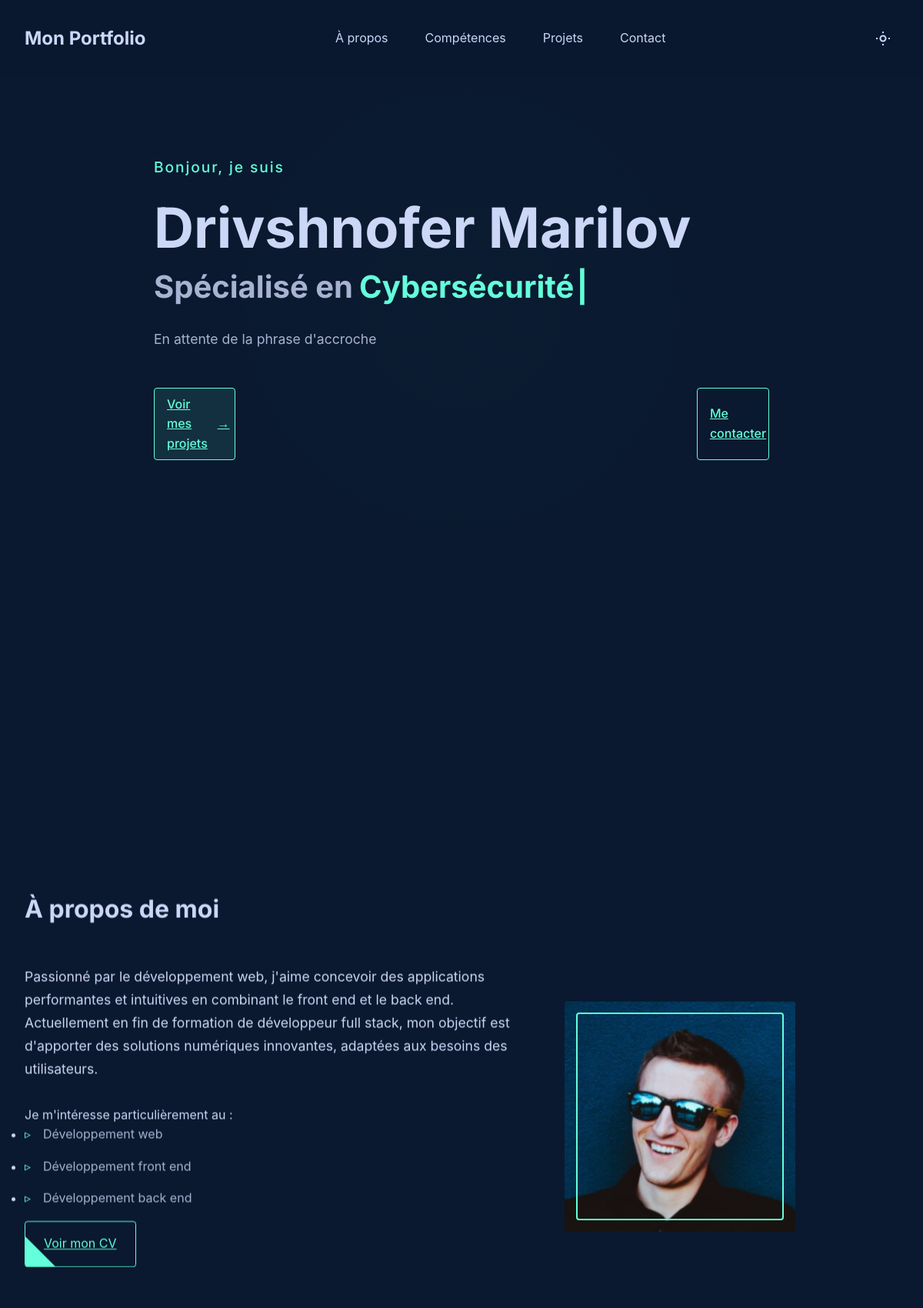
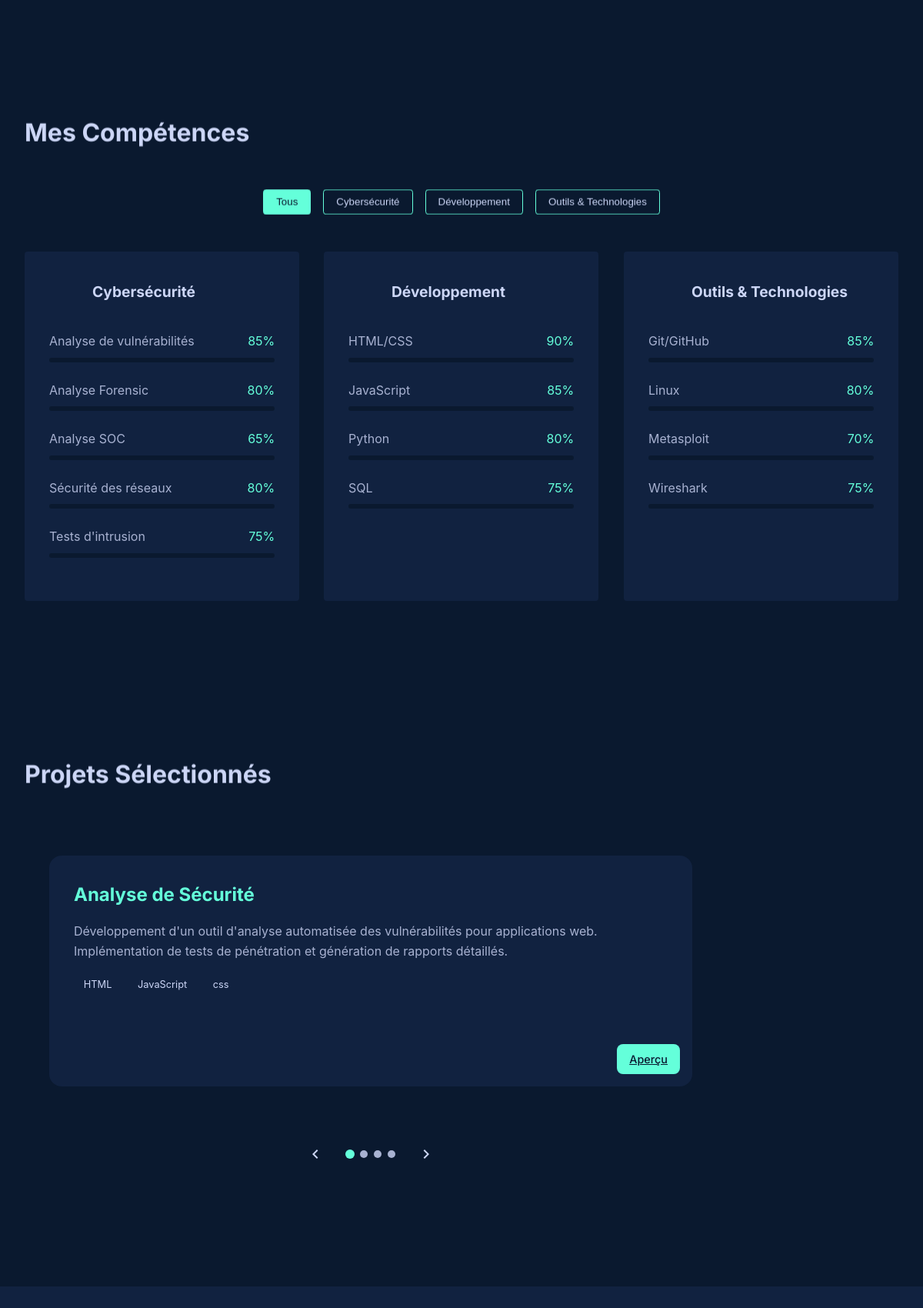
The page / (upper part) on the database its author committed (2 pictures, top to bottom).
### tables this page shows
CREATE TABLE `profile` (
  `id_profile` int(11) NOT NULL,
  `firstname` varchar(50) NOT NULL,
  `lastname` varchar(50) NOT NULL,
  `email` varchar(255) NOT NULL,
  `password` varchar(255) NOT NULL,
  `spécialisation` varchar(255) DEFAULT NULL,
  `a_propos` varchar(500) DEFAULT NULL,
  `CV` varchar(50) DEFAULT NULL,
  `photo` varchar(50) DEFAULT NULL,
  `github` varchar(255) DEFAULT NULL,
  `linkedin` varchar(255) DEFAULT NULL,
  `passion` varchar(255) DEFAULT NULL,
  `passion_hero` text
);

CREATE TABLE `categories` (
  `id` int(11) NOT NULL,
  `nom` varchar(255) NOT NULL
);

CREATE TABLE `competences` (
  `id` int(11) NOT NULL,
  `nom` varchar(255) NOT NULL,
  `score` int(11) NOT NULL,
  `categorie_id` int(11) NOT NULL,
  `date_mise_a_jour` timestamp NOT NULL DEFAULT CURRENT_TIMESTAMP ON UPDATE CURRENT_TIMESTAMP
);

CREATE TABLE `project` (
  `id_project` int(11) NOT NULL,
  `title` varchar(100) NOT NULL,
  `summary` varchar(500) NOT NULL,
  `description` text NOT NULL,
  `screenshot` varchar(255) DEFAULT NULL,
  `completed_at` date NOT NULL,
  `id_profile` int(11) NOT NULL,
  `status` varchar(20) DEFAULT 'in_progress'
);

### index.php (the view, shortened to what this page needs)
<?php
require_once 'includes/db_connect.php';
try {
    $stmt = $pdo->prepare("
        SELECT firstname, lastname, spécialisation, a_propos, CV, passion, passion_hero, photo
        FROM profile
        LIMIT 1
    ");
    $stmt->execute();
    $profile = $stmt->fetch();
} catch (Exception $e) {
    error_log("Erreur lors de la récupération du profil : " . $e->getMessage());
    $profile = null;
}
$stmt = $pdo->query("
    SELECT c.nom as competence_nom, c.score,
           cat.nom as categorie_nom, cat.id as categorie_id
    FROM competences c
    JOIN categories cat ON c.categorie_id = cat.id
    ORDER BY cat.id, c.nom
");
$competences = [];
while($row = $stmt->fetch()) {
    if (!isset($competences[$row['categorie_id']])) {
        $competences[$row['categorie_id']] = [
            'nom' => $row['categorie_nom'],
            'competences' => []
        ];
    }
    $competences[$row['categorie_id']]['competences'][] = [
        'nom' => $row['competence_nom'],
        'score' => $row['score']
    ];
}
try {
    $stmt = $pdo->query("
        SELECT
            p.id_project,
            p.title,
            p.description,
            p.completed_at,
            p.status,
            p.screenshot,
            GROUP_CONCAT(t.name) as technologies
        FROM project p
        LEFT JOIN project_technology pt ON p.id_project = pt.id_project
        LEFT JOIN technology t ON pt.id_technology = t.id_technology
        GROUP BY p.id_project
        ORDER BY p.completed_at DESC
    ");
    $projects = $stmt->fetchAll(PDO::FETCH_ASSOC);
} catch (Exception $e) {
    error_log("Erreur lors de la récupération des projets : " . $e->getMessage());
    $projects = [];
}
?>
<!DOCTYPE html>
<html lang="fr">
<head>
    <link rel="stylesheet" href="styles/style.css">
</head>
<body>
    <nav class="nav" role="navigation" aria-label="Navigation principale">
        <div class="container nav__container">
            <div class="nav__logo">
                <a href="#" class="logo-link">
                    <?php echo htmlspecialchars($profile['prenom'] ?? 'Mon'); ?>
                    <span class="highlight">Portfolio</span>
                </a>
            </div>
            <ul class="nav__links">
                <li><a href="#about" class="nav__link">À propos</a></li>
                <li><a href="#skills" class="nav__link">Compétences</a></li>
                <li><a href="#projects" class="nav__link">Projets</a></li>
                <li><a href="#contact" class="nav__link">Contact</a></li>
            </ul>
        </div>
    </nav>
    <main role="main" class="main">
        <header class="header">
            <div class="container header__container">
                <div class="header__content fade-in">
                    <p class="header__greeting" aria-label="Salutation">Bonjour, je suis</p>
                    <h1 class="header__title">
                        <span class="header__name highlight">
                            <?php echo htmlspecialchars($profile['firstname'] . ' ' . $profile['lastname']); ?>
                        </span>
                        <span class="header__role">
                            <span class="header__static">Spécialisé en</span>
                            <span class="header__dynamic"
                                  aria-label="Compétences"
                                  data-specialisations="<?php
                                      echo htmlspecialchars($profile['spécialisation']);
                                  ?>">
                                <span class="header__dynamic-text"></span>
                                <span class="header__cursor">|</span>
                            </span>
                        </span>
                    </h1>
                    <p class="header__subtitle"><?php echo stripslashes($profile['passion_hero']); ?></p>
                    <div class="header__cta">
                        <a href="#projects" class="btn btn-primary">
                            <span class="btn-text">Voir mes projets</span>
                            <span class="btn-icon">→</span>
                        </a>
                        <a href="#contact" class="btn btn-secondary">
                            <span class="btn-text">Me contacter</span>
                        </a>
                    </div>
                </div>
            </div>
        </header>
        <section class="dynamic-section">
            <div class="container">
            </div>
        </section>
        <section id="about" class="about" aria-labelledby="about-title">
            <div class="container">
                <h2 id="about-title" class="section-title slide-in">
                    À propos de moi
                </h2>
                <div class="about__content">
                    <div class="about__text-container slide-in">
                        <div class="about__text">
                            <p class="about__description">
                                <?php echo nl2br(stripslashes($profile['a_propos'])); ?>
                            </p>
                            <div class="about__interests">
                                <p class="about__subtitle">Je m'intéresse particulièrement au :</p>
                                <ul class="about__list">
                                    <?php
                                    $passions = explode("\n", $profile['passion']);
                                    foreach($passions as $passion):
                                        if(trim($passion)):
                                    ?>
                                        <li class="about__list-item">
                                            <span class="about__list-icon">▹</span>
                                            <span class="about__list-text"><?php echo htmlspecialchars(trim($passion)); ?></span>
                                        </li>
                                    <?php
                                        endif;
                                    endforeach;
                                    ?>
                                </ul>
                            </div>
                            <?php if ($profile['CV']): ?>
                                <div class="about__cv">
                                    <a href="<?php echo htmlspecialchars($profile['CV']); ?>"
                                       class="about__cv-button"
                                       target="_blank"
                                       rel="noopener noreferrer">
                                        <span class="about__cv-text">Voir mon CV</span>
                                    </a>
                                </div>
                            <?php endif; ?>
                        </div>
                    </div>
                    <?php if ($profile['photo']): ?>
                        <div class="about__image-container slide-in">
                            <div class="profile-image">
                                <img src="<?php echo htmlspecialchars($profile['photo']); ?>"
                                     alt="Photo de profil"
                                     class="profile-image__img"
                                     loading="lazy">
                                <div class="profile-image__frame"></div>
                            </div>
                        </div>
                    <?php endif; ?>
                </div>
            </div>
        </section>
        <section id="skills" class="skills" aria-labelledby="skills-title">
            <div class="container">
                <h2 id="skills-title" class="section-title slide-in">
                    Mes Compétences
                </h2>
                <div class="skills__filters slide-in">
                    <button class="skills__filter active" data-filter="all">Tous</button>
                    <?php
                    $stmt = $pdo->query("SELECT id, nom FROM categories ORDER BY id");
                    while($cat = $stmt->fetch()) {
                        echo '<button class="skills__filter" data-filter="' . $cat['id'] . '">' .
                             htmlspecialchars($cat['nom']) . '</button>';
                    }
                    ?>
                </div>
                <div class="skills__grid">
                    <?php foreach($competences as $categorie_id => $categorie): ?>
                        <div class="skill-card slide-in" data-category="<?php echo $categorie_id; ?>">
                            <div class="skill-card__header">
                                <div class="skill-card__icon">
                                    <svg viewBox="0 0 24 24">
                                    </svg>
                                </div>
                                <h3 class="skill-card__title"><?php echo htmlspecialchars($categorie['nom']); ?></h3>
                            </div>
                            <div class="skill-card__content">
                                <?php foreach($categorie['competences'] as $competence): ?>
                                    <div class="skill-item">
                                        <div class="skill-item__header">
                                            <span class="skill-item__name"><?php echo htmlspecialchars($competence['nom']); ?></span>
                                            <span class="skill-item__level"><?php echo htmlspecialchars($competence['score']); ?>%</span>
                                        </div>
                                        <div class="skill-item__bar">
                                        </div>
                                    </div>
                                <?php endforeach; ?>
                            </div>
                        </div>
                    <?php endforeach; ?>
                </div>
            </div>
        </section>
        <section id="projects" class="projects" aria-labelledby="projects-title">
            <div class="container">
                <h2 id="projects-title" class="section-title slide-in">
                    Projets Sélectionnés
                </h2>
                <div class="carousel" aria-live="polite">
                    <div class="carousel__track">
                        <?php if (!empty($projects)): ?>
                            <?php foreach($projects as $project): ?>
                                <article class="carousel__slide" aria-hidden="false" data-category="<?php echo htmlspecialchars($project['status']); ?>">
                                    <div class="project-card">
                                        <div class="project-card__content">
                                            <h3 class="project-card__title"><?php echo htmlspecialchars($project['title']); ?></h3>
                                            <p class="project-card__description"><?php echo htmlspecialchars($project['description']); ?></p>
                                            <div class="project-card__tech">
                                                <?php
                                                if (!empty($project['technologies'])) {
                                                    $technologies = explode(',', $project['technologies']);
                                                    foreach($technologies as $tech):
                                                        if(trim($tech)):
                                                ?>
                                                    <span class="tech-tag"><?php echo htmlspecialchars(trim($tech)); ?></span>
                                                <?php
                                                        endif;
                                                    endforeach;
                                                }
                                                ?>
                                            </div>
                                            <?php if ($project['screenshot']): ?>
                                                <div class="project-card__actions">
                                                    <a href="<?php echo htmlspecialchars($project['screenshot']); ?>"
                                                       target="_blank"
                                                       class="btn btn-secondary btn-sm">
                                                        <span class="btn-text">Aperçu</span>
                                                    </a>
                                                </div>
                                            <?php endif; ?>
                                        </div>
                                    </div>
                                </article>
                            <?php endforeach; ?>
                        <?php else: ?>
                            <div class="no-projects-message">
                                <p>Aucun projet à afficher pour le moment.</p>
                            </div>
                        <?php endif; ?>
                    </div>
                    <div class="carousel__nav">
                        <button class="carousel__button carousel__button--prev" aria-label="Projet précédent">
                            <svg viewBox="0 0 24 24">
                                <path d="M15.41 7.41L14 6l-6 6 6 6 1.41-1.41L10.83 12z"/>
                            </svg>
                        </button>
                        <div class="carousel__dots" role="tablist" aria-label="Navigation des projets">
                        </div>
                        <button class="carousel__button carousel__button--next" aria-label="Projet suivant">
                            <svg viewBox="0 0 24 24">
                                <path d="M8.59 16.59L10 18l6-6-6-6-1.41 1.41L13.17 12z"/>
                            </svg>
                        </button>
                    </div>
                </div>
            </div>
        </section>
        <footer id="contact" class="footer">
        </footer>
    </main>
</body>
</html>

### rows shown on the page
profile: firstname+lastname "Drivshnofer Marilov", passion_hero "En attente de la phrase d'accroche", a_propos "Passionné par le développement web, j'aime concevoir des applications performantes et intuitives en combinant le front end et le back end. Actuellement en fin de formation de développeur full stack, mon objectif est d'apporter des solutions numériques innovantes, adaptées aux besoins des utilisateurs.", passion "Développement web", passion "Développement front end", passion "Développement back end", photo (picture)
categories: nom "Cybersécurité"
categories: nom "Développement"
categories: nom "Outils & Technologies"
competences: nom "Analyse de vulnérabilités", score "85"
competences: nom "Analyse Forensic", score "80"
competences: nom "Analyse SOC", score "65"
competences: nom "Sécurité des réseaux", score "80"
competences: nom "Tests d'intrusion", score "75"
competences: nom "HTML/CSS", score "90"
competences: nom "JavaScript", score "85"
competences: nom "Python", score "80"
competences: nom "SQL", score "75"
competences: nom "Git/GitHub", score "85"
competences: nom "Linux", score "80"
competences: nom "Metasploit", score "70"
competences: nom "Wireshark", score "75"
project: title "Analyse de Sécurité", description "Développement d'un outil d'analyse automatisée des vulnérabilités pour applications web. Implémentation de tests de pénétration et génération de rapports détaillés.", tech "HTML", tech "JavaScript", tech "css"

### other values the page prints
$profile['prenom'] "Mon"
$categorie['nom'] "Cybersécurité"
$categorie['nom'] "Développement"
$categorie['nom'] "Outils & Technologies"
